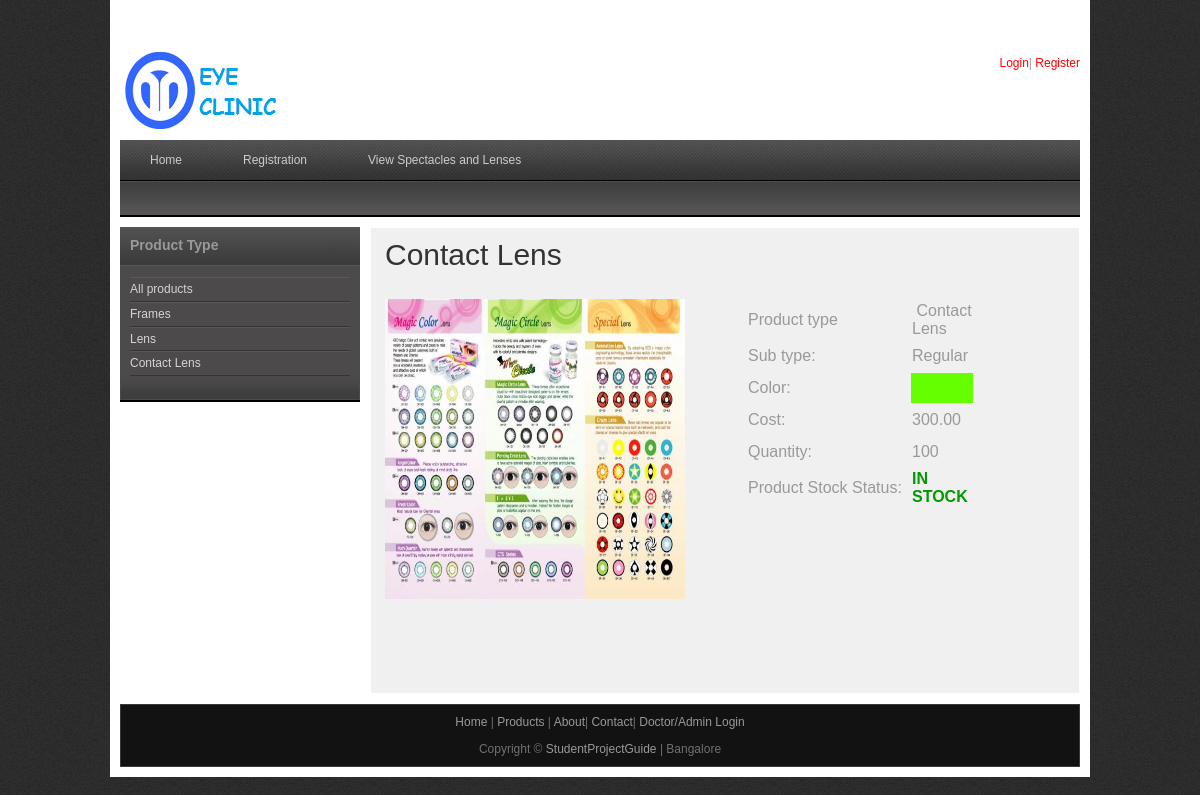
The page /productdetail.php?proid=1 on the database its author committed.
### tables this page shows
CREATE TABLE IF NOT EXISTS `products` (
  `prod_id` int(10) NOT NULL AUTO_INCREMENT,
  `branch_id` int(10) NOT NULL,
  `name` varchar(50) NOT NULL,
  `product_type` varchar(50) NOT NULL,
  `sub_type` varchar(25) NOT NULL,
  `image` varchar(100) NOT NULL,
  `color` varchar(20) NOT NULL,
  `cost` double(10,2) NOT NULL,
  `quantity` int(10) NOT NULL,
  PRIMARY KEY (`prod_id`)
);

### productdetail.php (the view, shortened to what this page needs)
<?php
include("includes/header.php");
include("includes/conn.php");
$resultrec = mysqli_query($con,"SELECT * FROM products where prod_id='$_GET[proid]'");
$arrprod = mysqli_fetch_array($resultrec);
$name = $arrprod[name];
$product_type = $arrprod[product_type];
$sub_type = $arrprod[sub_type];
$image = $arrprod[image];
$color = $arrprod[color];
$cost = $arrprod[cost];
$quantity = $arrprod[quantity];
				if($image=="")
				{
				$img = "upload/noimage.jpg";
				}
				else
				{
				$img = "upload/".$image;
				}
?>
    <div id="templatemo_main">
   		<div id="sidebar" class="float_l">
        	<div class="sidebar_box"><span class="bottom"></span>
            	<?php
				include("sidebar.php");
				?>
            </div>
        </div>
 <div id="content" class="float_r">
            <h1><?php   echo $name; ?></h1>
            <div class="content_half float_l">
        	<a  rel="lightbox[portfolio]" href="images/"><img src="<?php   echo $img; ?>" alt="Image 01" height="300" width="300" /></a>
            </div>
            <div class="content_half float_r">
				<table>
                    <tr>
                        <td height="30" width="160">Product type</td>
                        <td>&nbsp;<?php   echo $product_type; ?></td>
                    </tr>
                    <tr>
                    	<td height="30">Sub type:</td>
                        <td><?php   echo $sub_type; ?></td>
                    </tr>
                    <tr>
                      <td height="30">Color:</td>
                      <td width="20" height="20" bgcolor="<?php   echo $color; ?>"></td>
                    </tr>
                    <tr>
                      <td height="30">Cost:</td>
                      <td><?php   echo $cost; ?></td>
                    </tr>
                    <tr><td height="30">Quantity:</td><td><?php   echo $quantity; ?></td></tr>
                    <tr><td height="30">Product Stock Status:</td><td>
					<?php
					if($quantity>1)
					{
						$disp= "<font color='#009900'><strong>IN STOCK</strong></font>";
						echo $disp;
					}
					?></td></tr>
                </table>
                <div class="cleaner h20"></div>
			</div>
            <div class="cleaner h30"></div>
            <div class="cleaner h50"></div>
      </div>
    </div>
    <?php
include("includes/footer.php");
?>

### css/templatemo_style.css (style rules this page uses)
body { margin: 0; padding: 0; color: #999; font-family: Tahoma, Geneva, sans-serif; font-size: 12px; line-height: 1.4em; background-color: #2e2e2e; background-repeat: repeat; background-image: url(../images/templatemo_body.jpg) }
a, a:link, a:visited { color: #08aee3; font-weight: normal; text-decoration: none; }
img { border: none; }
h1, h2, h3, h4, h5, h6 { color: #333; font-weight: normal; }
h1 { font-size: 30px; margin: 0 0 30px; padding: 5px 0; }
.cleaner { clear: both }
.h20 { height: 20px }
.h30 { height: 30px }
.h50 { height: 50px }
.float_l { float: left }
.float_r { float: right }
#templatemo_main { width: 100%; margin-bottom: 10px; }
#content { width: 680px; background: #f0f0f0; border: 1px solid #fff; padding: 14px; }
#sidebar { width: 240px }
.sidebar_box { position: relative; background: #4c4a4a; margin-bottom: 36px; }
.sidebar_box span.bottom { position: absolute; bottom: -26px; left: 0; width: 240px; height: 26px; background: url(../images/templatemo_sidebar_bottom.jpg) }
.content_half { width: 320px; }

### rows shown on the page
products: name "Contact Lens", image (picture), product_type "Contact Lens", sub_type "Regular", cost "300.00", quantity "100"
